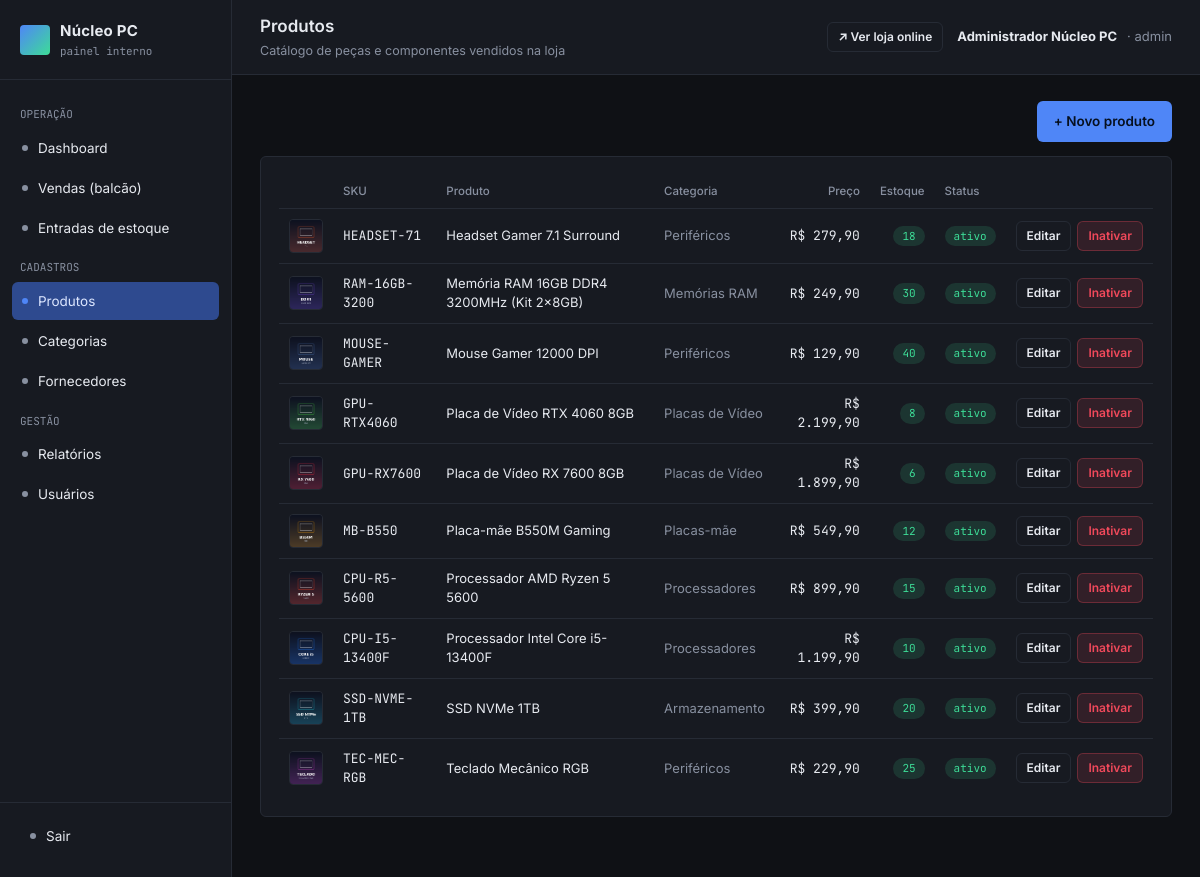
The page /admin/index.php?url=produto/index (signed in) on the database its author committed.
### tables this page shows
CREATE TABLE produtos (
    id INT AUTO_INCREMENT PRIMARY KEY,
    sku VARCHAR(30) NOT NULL UNIQUE,
    nome VARCHAR(150) NOT NULL,
    descricao TEXT,
    categoria_id INT,
    marca VARCHAR(80),
    preco DECIMAL(10,2) NOT NULL DEFAULT 0,
    custo DECIMAL(10,2) NOT NULL DEFAULT 0,
    estoque INT NOT NULL DEFAULT 0,
    estoque_minimo INT NOT NULL DEFAULT 3,
    imagem VARCHAR(255) DEFAULT 'sem-imagem.png',
    ativo TINYINT(1) NOT NULL DEFAULT 1,
    criado_em DATETIME DEFAULT CURRENT_TIMESTAMP,
    FOREIGN KEY (categoria_id) REFERENCES categorias(id)
);

CREATE TABLE categorias (
    id INT AUTO_INCREMENT PRIMARY KEY,
    nome VARCHAR(100) NOT NULL,
    slug VARCHAR(100) NOT NULL UNIQUE,
    descricao VARCHAR(255)
);

### admin/controllers/ProdutoController.php (called while the page is built, shortened)
<?php
class ProdutoController extends Controller
{
    public function index(): void
    {
        $model = $this->model('Produto');
        $this->view('produtos/index', [
            'produtos' => $model->listarTodos(),
            'mensagem' => $_GET['msg'] ?? null,
        ]);
    }
}

### admin/core/App.php (called while the page is built, shortened)
<?php
class App
{
    protected string $method = 'index';
    public function __construct()
    {
        $url = $this->parseUrl();
        if (!empty($url[0])) {
            $controllerName = ucfirst(strtolower($url[0])) . 'Controller';
            $arquivoController = __DIR__ . '/../controllers/' . $controllerName . '.php';
            if (file_exists($arquivoController)) {
                unset($url[0]);
            }
        }
        $controllerObj = new $this->controller();
        if (!empty($url[1]) && method_exists($controllerObj, $url[1])) {
            $this->method = $url[1];
            unset($url[1]);
        }
        $this->params = $url ? array_values($url) : [];
        call_user_func_array([$controllerObj, $this->method], $this->params);
    }
    private function parseUrl(): array
    {
        if (isset($_GET['url'])) {
            $url = rtrim($_GET['url'], '/');
            $url = filter_var($url, FILTER_SANITIZE_URL);
            return explode('/', $url);
        }
        return [];
    }
}

### admin/index.php (called while the page is built, shortened)
<?php
require_once __DIR__ . '/core/App.php';
new App();

### admin/models/Produto.php (called while the page is built, shortened)
<?php
class Produto
{
    private PDO $db;
    public function __construct()
    {
        $this->db = Database::getConnection();
    }
    public function listarTodos(): array
    {
        $sql = 'SELECT p.*, c.nome AS categoria_nome
                FROM produtos p
                LEFT JOIN categorias c ON c.id = p.categoria_id
                ORDER BY p.nome ASC';
        return $this->db->query($sql)->fetchAll();
    }
}

### admin/views/produtos/index.php (the view, shortened to what this page needs)
<?php
require __DIR__ . '/../layout/header.php';
?>
<div style="display:flex; justify-content:flex-end; margin-bottom:14px;">
  <a href="index.php?url=produto/novo" class="btn btn-primary">+ Novo produto</a>
</div>
<div class="card">
  <table>
    <thead>
      <tr><th></th><th>SKU</th><th>Produto</th><th>Categoria</th><th class="text-right">Preço</th><th class="text-right">Estoque</th><th>Status</th><th></th></tr>
    </thead>
    <tbody>
      <?php foreach ($produtos as $p): ?>
        <tr>
          <td>
            <img src="<?= UPLOAD_URL . htmlspecialchars($p['imagem'] ?: 'sem-imagem.png') ?>" alt=""
                 style="width:34px; height:34px; object-fit:cover; border-radius:4px; border:1px solid var(--border); vertical-align:middle;"
                 onerror="this.src='<?= UPLOAD_URL ?>sem-imagem.png'">
          </td>
          <td class="mono"><?= htmlspecialchars($p['sku']) ?></td>
          <td><?= htmlspecialchars($p['nome']) ?></td>
          <td class="text-muted"><?= htmlspecialchars($p['categoria_nome'] ?? '—') ?></td>
          <td class="text-right mono">R$ <?= number_format($p['preco'], 2, ',', '.') ?></td>
          <td class="text-right">
            <span class="badge <?= $p['estoque'] <= $p['estoque_minimo'] ? 'badge-warn' : 'badge-ok' ?>"><?= $p['estoque'] ?></span>
          </td>
          <td><span class="badge <?= $p['ativo'] ? 'badge-ok' : 'badge-off' ?>"><?= $p['ativo'] ? 'ativo' : 'inativo' ?></span></td>
          <td>
            <div class="row-actions">
              <a class="btn btn-ghost btn-sm" href="index.php?url=produto/editar/<?= $p['id'] ?>">Editar</a>
              <?php if ($p['ativo']): ?>
                <a class="btn btn-danger btn-sm" href="index.php?url=produto/inativar/<?= $p['id'] ?>">Inativar</a>
              <?php else: ?>
                <a class="btn btn-ghost btn-sm" href="index.php?url=produto/ativar/<?= $p['id'] ?>">Ativar</a>
              <?php endif; ?>
            </div>
          </td>
        </tr>
      <?php endforeach; ?>
    </tbody>
  </table>
</div>
<?php require __DIR__ . '/../layout/footer.php'; ?>

### admin/assets/css/admin.css (style rules this page uses)
:root { --bg: #0F1115; --panel: #171A21; --panel-2: #1D212B; --border: #262B35; --text: #E7EAF0; --muted: #8890A0; --accent: #4F86F7; --accent-dim: #2E4A8F; --warn: #F2A93B; --danger: #F1495B; --success: #3DDC97; --radius: 6px; --mono: 'JetBrains Mono', 'Consolas', monospace; --sans: 'Inter', 'Segoe UI', sans-serif; }
* { box-sizing: border-box; }
body { margin: 0; background: var(--bg); color: var(--text); font-family: var(--sans); font-size: 14px; line-height: 1.5; }
a { color: var(--accent); text-decoration: none; }
.card { background: var(--panel); border: 1px solid var(--border); border-radius: var(--radius); padding: 18px; }
table { width: 100%; border-collapse: collapse; font-size: 13px; }
thead th { text-align: left; color: var(--muted); font-weight: 500; font-size: 11.5px; padding: 8px 10px; border-bottom: 1px solid var(--border); }
tbody td { padding: 10px; border-bottom: 1px solid var(--border); }
tbody tr:last-child td { border-bottom: none; }
.mono { font-family: var(--mono); }
.text-muted { color: var(--muted); }
.text-right { text-align: right; }
.badge { display: inline-block; padding: 2px 9px; border-radius: 100px; font-size: 11px; font-family: var(--mono); }
.badge-ok { background: rgba(61,220,151,.14); color: var(--success); }
.btn { display: inline-flex; align-items: center; gap: 6px; padding: 9px 16px; border-radius: var(--radius); border: 1px solid transparent; font-size: 13.5px; font-weight: 600; cursor: pointer; font-family: var(--sans); }
.btn-primary { background: var(--accent); color: #06101F; }
.btn-ghost { background: transparent; border-color: var(--border); color: var(--text); }
.btn-danger { background: rgba(241,73,91,.12); color: var(--danger); border-color: rgba(241,73,91,.3); }
.btn-sm { padding: 5px 10px; font-size: 12px; }
.row-actions { display: flex; gap: 6px; }

### rows shown on the page
produtos: imagem (picture), sku "HEADSET-71", nome "Headset Gamer 7.1 Surround", categoria.nome "Periféricos", preco "279,90", estoque "18", ativo "ativo"
produtos: imagem (picture), sku "RAM-16GB-3200", nome "Memória RAM 16GB DDR4 3200MHz (Kit 2x8GB)", categoria.nome "Memórias RAM", preco "249,90", estoque "30", ativo "ativo"
produtos: imagem (picture), sku "MOUSE-GAMER", nome "Mouse Gamer 12000 DPI", categoria.nome "Periféricos", preco "129,90", estoque "40", ativo "ativo"
produtos: imagem (picture), sku "GPU-RTX4060", nome "Placa de Vídeo RTX 4060 8GB", categoria.nome "Placas de Vídeo", preco "2.199,90", estoque "8", ativo "ativo"
produtos: imagem (picture), sku "GPU-RX7600", nome "Placa de Vídeo RX 7600 8GB", categoria.nome "Placas de Vídeo", preco "1.899,90", estoque "6", ativo "ativo"
produtos: imagem (picture), sku "MB-B550", nome "Placa-mãe B550M Gaming", categoria.nome "Placas-mãe", preco "549,90", estoque "12", ativo "ativo"
produtos: imagem (picture), sku "CPU-R5-5600", nome "Processador AMD Ryzen 5 5600", categoria.nome "Processadores", preco "899,90", estoque "15", ativo "ativo"
produtos: imagem (picture), sku "CPU-I5-13400F", nome "Processador Intel Core i5-13400F", categoria.nome "Processadores", preco "1.199,90", estoque "10", ativo "ativo"
produtos: imagem (picture), sku "SSD-NVME-1TB", nome "SSD NVMe 1TB", categoria.nome "Armazenamento", preco "399,90", estoque "20", ativo "ativo"
produtos: imagem (picture), sku "TEC-MEC-RGB", nome "Teclado Mecânico RGB", categoria.nome "Periféricos", preco "229,90", estoque "25", ativo "ativo"

### other values the page prints
$tituloPagina "Produtos"
$subtituloPagina "Catálogo de peças e componentes vendidos na loja"
$_SESSION['usuario_nome'] "Administrador Núcleo PC"
$_SESSION['usuario_tipo'] "admin"
